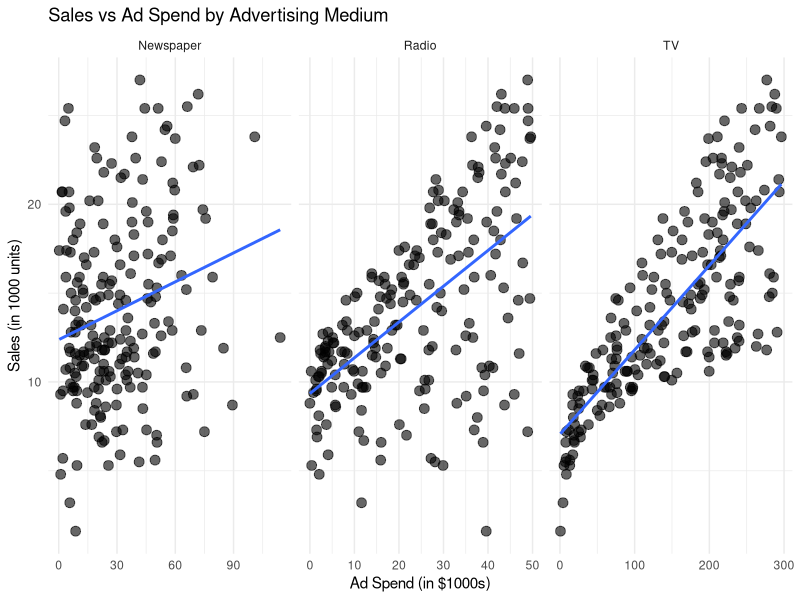
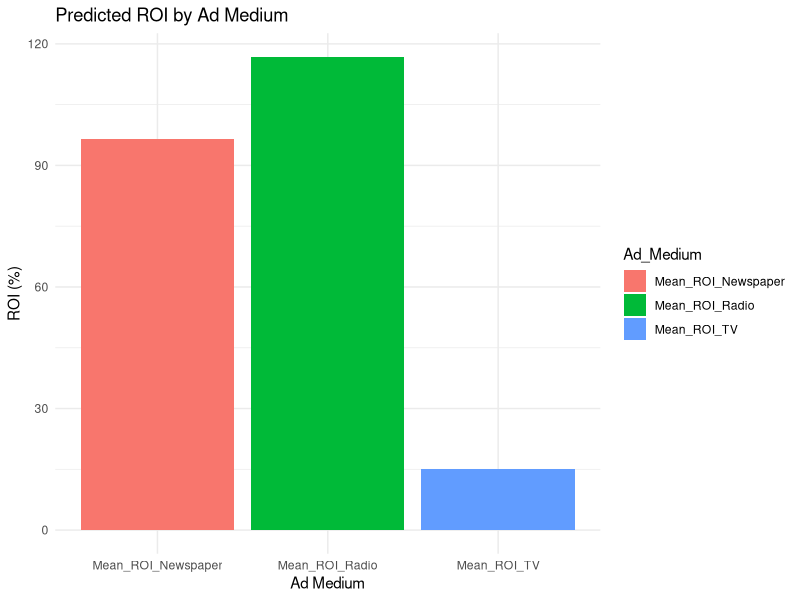

The R source for these figures, in order:
## ---- chunk 1
adsales <- read.csv("AdSales.csv")
## ---- chunk 2
library(tidyverse)
library(dplyr)
library(ggplot2)
## ---- chunk 3
summary(adsales)
## ---- chunk 4
library(tidyr)

# Reshape the data to long format
ads_long <- adsales %>%
  pivot_longer(cols = c(TV, Radio, Newspaper), names_to = "Ad_Medium", values_to = "Spend")

ggplot(ads_long, aes(x = Spend, y = Sales)) +
  geom_point(alpha = 0.6, size = 3) + 
  geom_smooth(method = "lm", se = FALSE) + 
  labs(title = "Sales vs Ad Spend by Advertising Medium", 
       x = "Ad Spend (in $1000s)", 
       y = "Sales (in 1000 units)") +
  theme_minimal() +
  facet_wrap(~ Ad_Medium, scales = "free_x")
## ---- chunk 5
# Load necessary library
library(caret)
## ---- chunk 6

# Split the data into 80% training and 20% testing
set.seed(123)  # For reproducibility
train_index <- createDataPartition(adsales$Sales, p = 0.8, list = FALSE)

train_data <- adsales[train_index, ]
test_data <- adsales[-train_index, ]

# Train a linear regression model
sales_model <- lm(Sales ~ TV + Radio + Newspaper, data = train_data)

# View the model summary
summary(sales_model)

# Predict sales on the test data
test_data$predicted_sales <- predict(sales_model, test_data)

# Evaluate model performance
model_performance <- postResample(pred = test_data$predicted_sales, obs = test_data$Sales)
model_performance
## ---- chunk 7
# Calculate ROI for each channel using actual sales instead of predicted revenue
test_data <- test_data %>%
  mutate(ROI_TV = Sales / TV * 100,  # Directly use Sales for calculating ROI
         ROI_Radio = Sales / Radio * 100,
         ROI_Newspaper = Sales / Newspaper * 100)

# Summary of ROI
summary(test_data$ROI_TV)
summary(test_data$ROI_Radio)
summary(test_data$ROI_Newspaper)

# Bar plot for ROI
roi_long <- test_data %>%
  summarize(Mean_ROI_TV = mean(ROI_TV, na.rm = TRUE),
            Mean_ROI_Radio = mean(ROI_Radio, na.rm = TRUE),
            Mean_ROI_Newspaper = mean(ROI_Newspaper, na.rm = TRUE)) %>%
  pivot_longer(cols = everything(), names_to = "Ad_Medium", values_to = "Mean_ROI")

ggplot(roi_long, aes(x = Ad_Medium, y = Mean_ROI, fill = Ad_Medium)) +
  geom_bar(stat = "identity") +
  labs(title = "Predicted ROI by Ad Medium", x = "Ad Medium", y = "ROI (%)") +
  theme_minimal()
